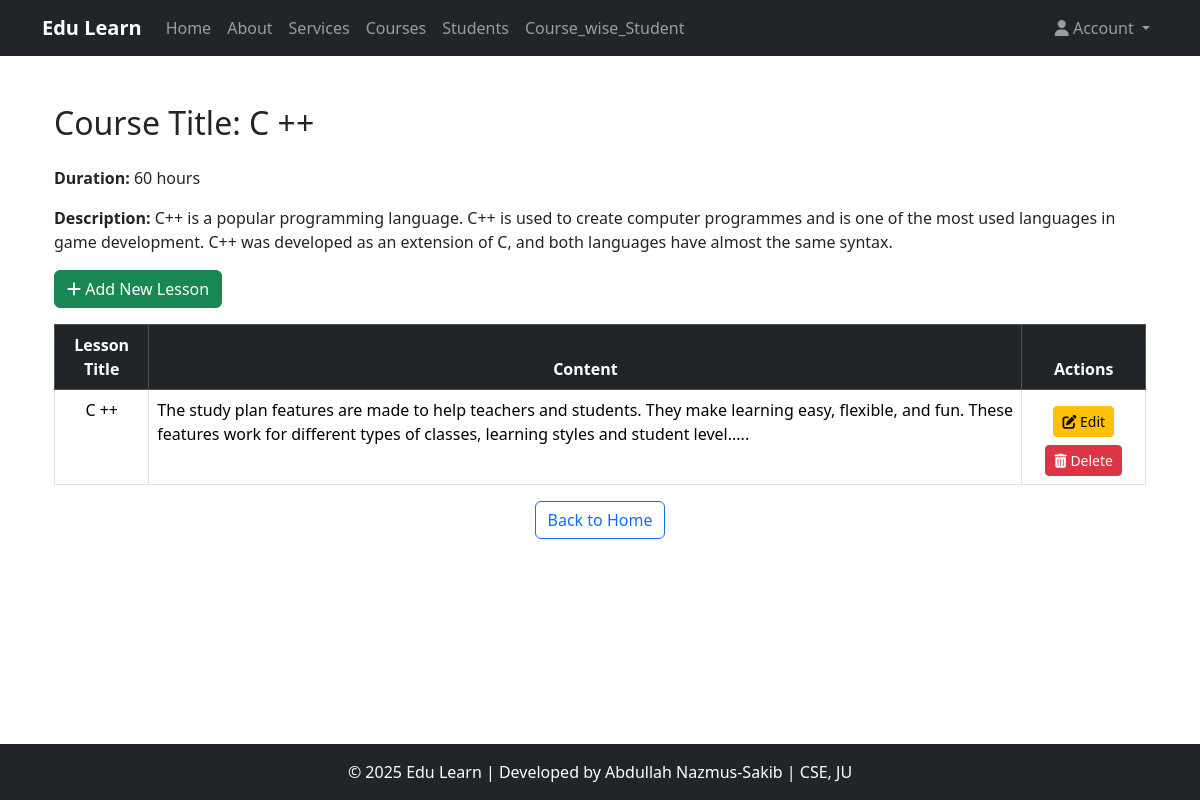
/details/2/, run on an earlier commit of the app's database.
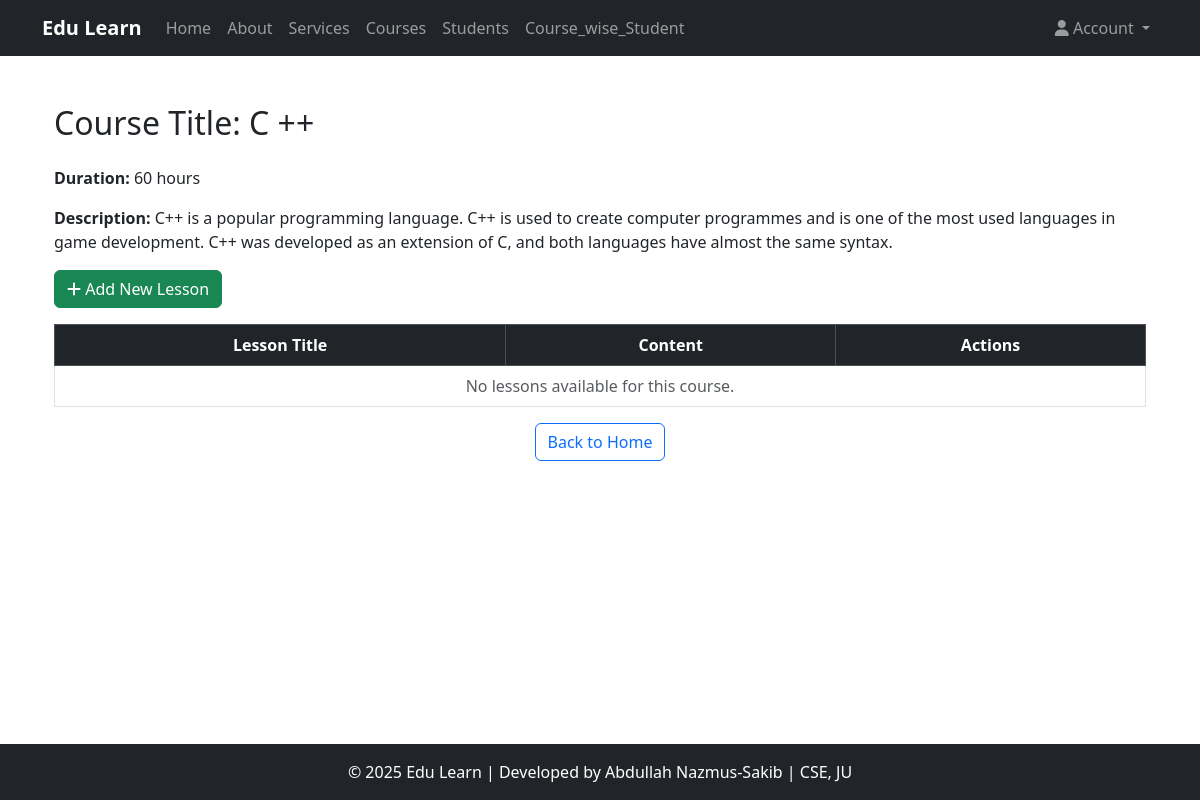
And on a later commit of the database.
### Course_app/models.py (models this page shows, shortened)
class Lesson(models.Model):
    title = models.CharField(max_length=25)
    content = models.TextField()
    course = models.ForeignKey(Course, on_delete=models.CASCADE, related_name="lessons")  # ✅ Corrected related_name

### Course_app/views.py (the view)
# urls.py: path('details/<int:id>/',views.Course_Details,name='coursedetails'),
def Course_Details(request,id):
    course = get_object_or_404(Course, id=id)
    lessons = course.lessons.all()
    context ={
        'course':course,
        'lessons':lessons
    }
    return render(request,"Course_app/Course_details.html",context)

### templates/Course_app/Course_details.html (shortened to what this page needs)
{% extends 'Course_app/base.html' %}
{% block content %}
<div class="container">
    <h2 class="mb-4">Course Title: {{ course.title }}</h2>
    <p><strong>Duration:</strong> {{ course.durations }} hours</p>
    <p><strong>Description:</strong> {{ course.descriptions }}</p>
    <div class="d-flex justify-content-between my-3">
        <a href="{% url 'create_lesson' %}" class="btn btn-success"><i class="fas fa-plus"></i> Add New Lesson</a>
    </div>
    <table class="table table-bordered table-hover text-center">
        <thead class="table-dark">
            <tr>
                <th>Lesson Title</th>
                <th>Content</th>
                <th>Actions</th>
            </tr>
        </thead>
        <tbody>
            {% for lesson in lessons %}
            <tr>
                <td>{{ lesson.title }}</td>
                <td class="text-start">
                    <span data-bs-toggle="tooltip" title="{{ lesson.content }}">
                        {{lesson.content | linebreaksbr}}
                    </span>
                </td>
                <td>
                    <a href="{% url 'lesson_edit' lesson.id %}" class="btn btn-sm btn-warning my-2">
                        <i class='fas fa-edit'></i> Edit
                    </a>
                    <form action="{% url 'lesson_delete' lesson.id %}"  class="d-inline">
                        <button type="submit" class="btn btn-danger btn-sm">
                            <i class="fas fa-trash-alt"></i> Delete
                        </button>
                    </form>
                </td>
            </tr>
            {% empty %}
            <tr>
                <td colspan="3" class="text-center text-muted">No lessons available for this course.</td>
            </tr>
            {% endfor %}
        </tbody>
    </table>
    <div class="d-flex justify-content-center">
        <a href="{% url 'course_list' %}" class="btn btn-outline-primary">Back to Home</a>
    </div>
</div>
{% endblock content %}

What changed in the data, as far as the page shows it:
removed Lesson: title "C ++", content "The study plan features are made to help teachers and students. They make learning easy, flexible, and fun. These features work for different types of classes, learning styles and student level....."
Also different on the page:
text now shown: "No lessons available for this course."
